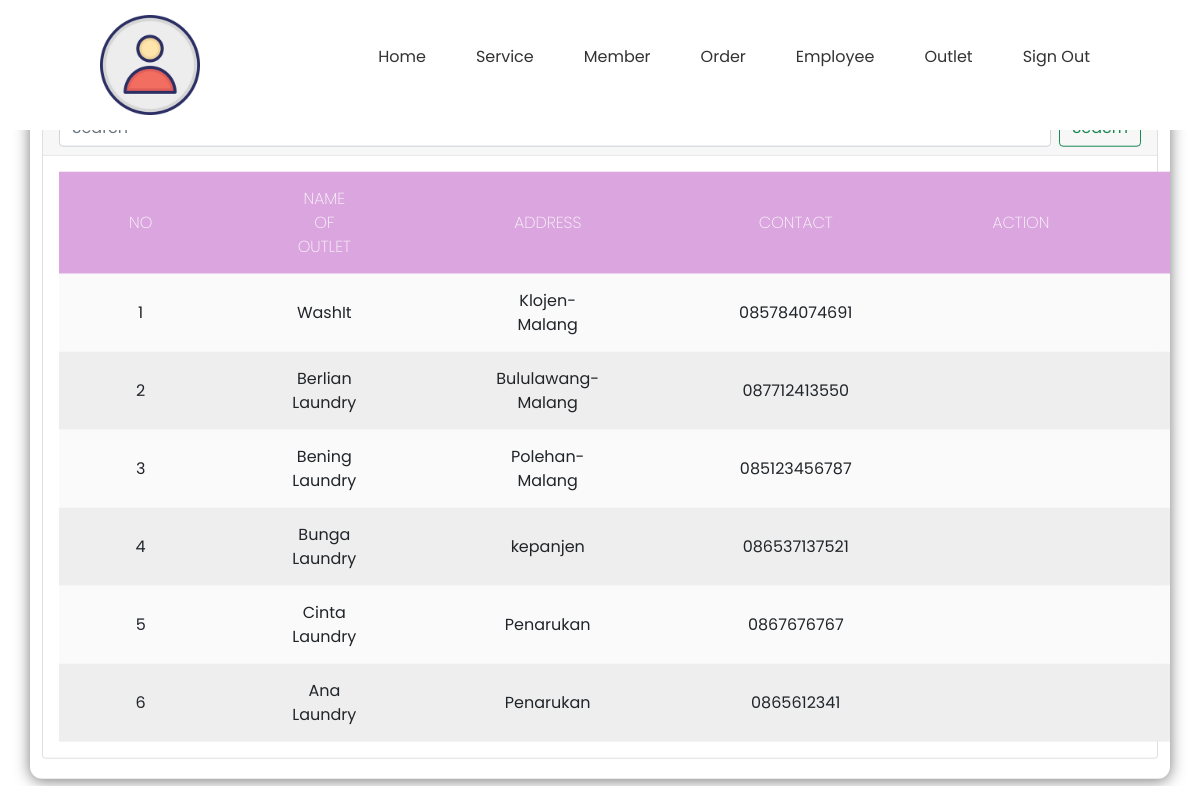
Page /view_outlet.php (signed in) on the committed database.
### tables this page shows
CREATE TABLE `outlet` (
  `id_outlet` int(11) NOT NULL,
  `nama_outlet` varchar(255) NOT NULL,
  `alamat` text NOT NULL,
  `telp` varchar(15) NOT NULL,
  `id_owner` int(11) NOT NULL
);

### view_outlet.php (the view, shortened to what this page needs)
<!DOCTYPE html>
<html lang="en">
<head>
    <link href="https://cdn.jsdelivr.net/npm/bootstrap@5.0.1/dist/css/bootstrap.min.css" rel="stylesheet">
    <link rel="stylesheet" href="https://cdnjs.cloudflare.com/ajax/libs/font-awesome/6.1.1/css/all.min.css" />
    <link rel="stylesheet" href="css/view_outlet.css">
</head>
<body>
    <?php
    include "navbar.php";
    ?>
   <div class="container">
        <div class="card">
            <div class="card-header">
                <h3 class="mt-2 mb-3 text-center">List of Outlet</h3>
                <form method="POST" action="view_outlet.php" class="d-flex">
                    <button class="btn btn-outline-success" type="submit">Seacrh</button>
                </form>
            </div>
            <div class="card-body">
                <table>
                    <thead>
                        <tr>
                            <th>NO</th>
                            <th>NAME OF OUTLET</th>
                            <th>ADDRESS</th>
                            <th>CONTACT</th>
                            <th>ACTION</th>
                            <th>OWNER</th>
                        </tr>
                    </thead>
                    <tbody>
                        <?php
                        include "koneksi.php";
                        $qry_outlet = mysqli_query($conn, "SELECT o.id_outlet, o.nama_outlet, o.alamat, o.telp, o.id_owner, u.nama_user as nama_owner FROM outlet o JOIN user u ON o.id_owner=u.id_user");
                        $no = 0;
                        while ($data_outlet = mysqli_fetch_array($qry_outlet)) {
                            $no++;
                        ?>
                            <tr>
                                <td><?= $no ?></td>
                                <td><?= $data_outlet['nama_outlet'] ?></td>
                                <td><?= $data_outlet['alamat'] ?></td>
                                <td><?= $data_outlet['telp'] ?></td>
                                <td>
                                </td>
                                <td><?= $data_outlet['nama_owner'] ?></td>
                            </tr>
                        <?php
                        }
                        ?>
                    </tbody>
                </table>
            </div>
        </div>
    </div><br>
</body>
</html>

### css/view_outlet.css (style rules this page uses)
* { margin:0; padding: 0; outline: 0; }
.container { padding-top: 20px; padding-bottom: 20px; position: absolute; left: 50%; top: 50%; transform: translate(-50%,-50%); width: 100%; border-collapse: collapse; border-spacing: 0; box-shadow: 0 2px 15px rgba(64,64,64,.7); border-radius: 12px 12px 12px 12px; overflow: hidden; }
.card-body { text-align: center; width: 100%; }
td , th { padding: 15px 70px; text-align: center; }
th { background-color: #dba5df; color: #fafafa; font-family: 'Poppins',Sans-serif; font-weight: 200; text-transform: uppercase; }
tr { width: 100%; background-color: #fafafa; font-family: 'Poppins', sans-serif; }
tr:nth-child(even) { background-color: #eeeeee; }

### css/navbar.css (style rules this page uses)
* { margin: 0; padding: 0; box-sizing: border-box; font-family: 'Poppins', sans serif; }

### rows in the picture
outlet: nama_outlet "WashIt", alamat "Klojen-Malang", telp "085784074691"
outlet: nama_outlet "Berlian Laundry", alamat "Bululawang-Malang", telp "087712413550"
outlet: nama_outlet "Bening Laundry", alamat "Polehan-Malang", telp "085123456787"
outlet: nama_outlet "Bunga Laundry", alamat "kepanjen", telp "086537137521"
outlet: nama_outlet "Cinta Laundry", alamat "Penarukan", telp "0867676767"
outlet: nama_outlet "Ana Laundry", alamat "Penarukan", telp "0865612341"
